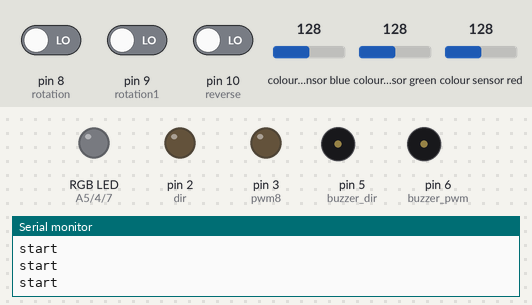
The sketch below on a simulated Arduino Uno, built with avr-gcc and run on an emulated ATmega328P. On the bench: an RGB LED mixed from three pins (HIGH = lit), output pins drawn as LEDs (lit = HIGH), buzzer (waves = sounding, pin HIGH), the last lines printed to the serial monitor. Wiring (inferred from the names in the program): TCS3200 colour sensor: output A4; S2 A3; S3 A2; S0 A1; S1 A0. Inputs (shaded band) come from the test bench; at power-on: colour sensor red 128, pin 8 (rotation) LOW, pin 10 (reverse) LOW, pin 9 (rotation1) LOW, colour sensor blue 128, colour sensor green 128. Dim RGB values are drawn brighter than linear; pins used as bus, display or sensor lines are not drawn.

Above: at 1.2 s.
1.3 s: colour sensor red set to 162
2.8 s: colour sensor red set to 170
At 4.0 s:
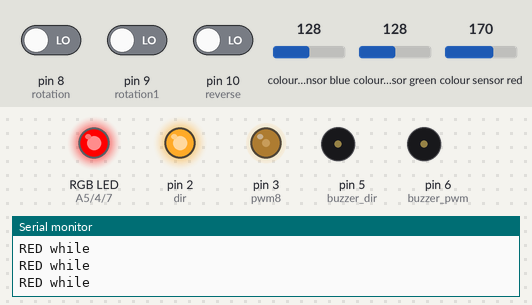
4.3 s: pin 8 (rotation) driven HIGH
At 6.4 s:
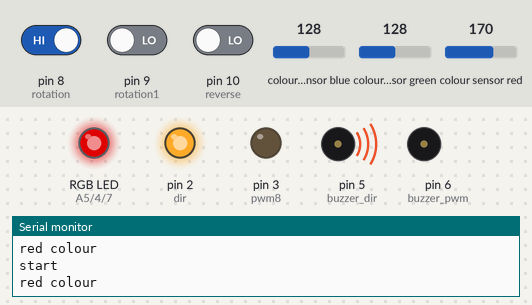
7.3 s: pin 10 (reverse) driven HIGH
At 8.5 s:
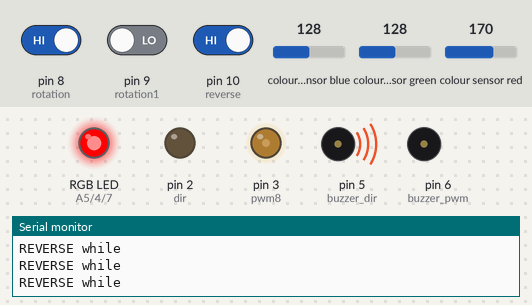
9.3 s: pin 9 (rotation1) driven HIGH
At 9.7 s:
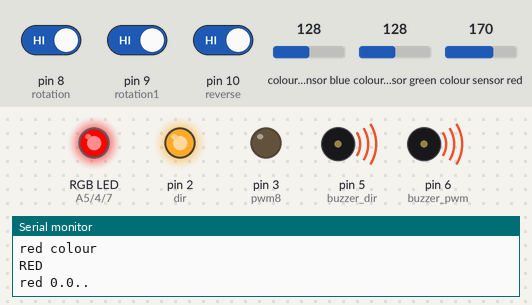
12.3 s: pin 8 (rotation) driven LOW
At 14.3 s:
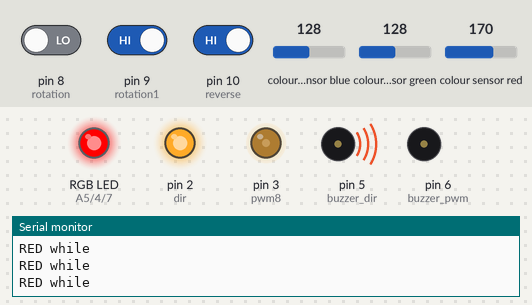
Timing chart, 0 to 15.8 s (numbered marks = the images above; inputs shaded):
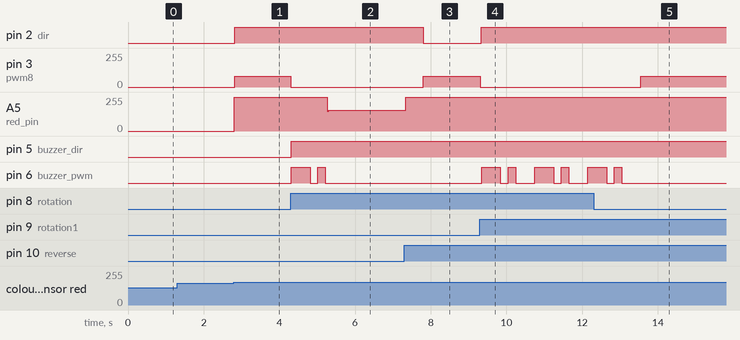

The sketch:

Automatic_uno_merged.ino
```cpp
const byte rotation = 8;
const byte rotation1 = 9;

//const byte button1 = 12;
//const byte button2 = 13;
//const byte digital_2 = 5;
const byte reverse = 10;

unsigned int laser_interrupt_1;
unsigned int laser_interrupt_2;
unsigned int laser_interrupt_3 ;

const int s0 = A1;
const int s1 = A0;
const int s2 = A3;
const int s3 = A2;
const int out = A4;
// values
int red = 0;
int green = 0;
int blue = 0;
const int red_pin = A5;
const int blue_pin = 7;
const int green_pin = 4;

int red_flag = 0;
int blue_flag = 0;
int green_flag = 0;


unsigned int rotationState = 0;
unsigned int rotationState1 = 0;
unsigned int reverse_interrupt = 0;

const byte pwm8 = 3;

const byte dir = 2;

const byte buzzer_pwm = 6;

const byte buzzer_dir = 5;
int buttonState = 0;
int State = 0;
int flag1 = 0;
int flag2 = 0;

//unsigned int digital_stop_2 = 0;

void setup()
{
  pinMode(rotation, INPUT);;
  //  pinMode(button1, OUTPUT);
  //  pinMode(button2, OUTPUT);

  pinMode(pwm8, OUTPUT);
  pinMode(dir, OUTPUT);
  analogWrite(pwm8, 0);
  Serial.begin(9600);


  pinMode(buzzer_pwm, OUTPUT);
  pinMode(buzzer_dir, OUTPUT);


  pinMode(reverse, INPUT);


  pinMode(A5, OUTPUT);
  pinMode(7, OUTPUT);
  pinMode(4, OUTPUT);

  pinMode(s0, OUTPUT);
  pinMode(s1, OUTPUT);
  pinMode(s2, OUTPUT);
  pinMode(s3, OUTPUT);
  pinMode(out, INPUT);

  digitalWrite(s0, HIGH);
  digitalWrite(s1, HIGH);
}

void loop()
{

  digitalWrite(red_pin , LOW);
  digitalWrite(blue_pin , LOW);
  digitalWrite(green_pin , LOW);


  Serial.println("start");
  analogWrite(pwm8, 0);

  rotationState = digitalRead(rotation);


  color();

 if (3 < blue < 6 && 7 < green < 9 && red == 0)
  {
    digitalWrite(red_pin , HIGH);
    Serial.println("red colour");
    red_flag = 1;
  }

  if (green == 1 && blue == 2 && red == 3)
  {
    digitalWrite(green_pin , HIGH);
    Serial.println("green colour");
    green_flag = 1;

  }

  if ( green == 1 && red == 4 && blue == 0)
  {
    digitalWrite(blue_pin , HIGH);
    Serial.println("blue colour");
    blue_flag = 1;
  }

  laser_interrupt_3 = red_flag;
  laser_interrupt_2 = blue_flag;
  laser_interrupt_1 = green_flag;
  reverse_interrupt = digitalRead(reverse);

  if ((laser_interrupt_3 == 1) && (flag1 == 0))
  {
    digitalWrite(red_pin, HIGH);
    Serial.println("RED");
    analogWrite(pwm8, 80);
    digitalWrite(dir, HIGH);
    rotationState = digitalRead(rotation);
    rotationState1 = digitalRead(rotation1);

    while (rotationState == 0)
    {
      digitalWrite(red_pin, HIGH);
      Serial.println("RED while");
      analogWrite(pwm8, 80);
      digitalWrite(dir, HIGH);
      rotationState = digitalRead(rotation);
      rotationState1 = digitalRead(rotation1);
    }
    if (rotationState == 1)
    {
      //      digitalWrite(blue_pin, HIGH);
      //      Serial.println("BLUE while1");
      //      analogWrite(pwm8, 140);
      //      digitalWrite(dir, HIGH);
      //      // flag2 = 1;
      rotationState = digitalRead(rotation);
      rotationState1 = digitalRead(rotation1);
      analogWrite(pwm8, 0);
      Serial.println("red 0.0..");
      digitalWrite(dir, HIGH);
      digitalWrite(buzzer_dir, HIGH);
      analogWrite(buzzer_pwm, 255);
      delay(500);
      digitalWrite(buzzer_dir, HIGH);
      analogWrite(buzzer_pwm, 0);
      delay(200);
      digitalWrite(buzzer_dir, HIGH);
      analogWrite(buzzer_pwm, 255);
      delay(200);
      digitalWrite(buzzer_dir, HIGH);
      analogWrite(buzzer_pwm, 0);

    }
    flag2 = 0;
    flag1 = 1;
  }
  if ((laser_interrupt_1 == 1) && (flag1 == 0))
  {
    digitalWrite(green_pin, HIGH);
    Serial.println("GREEN");
    analogWrite(pwm8, 80);
    digitalWrite(dir, HIGH);
    rotationState = digitalRead(rotation);
    rotationState1 = digitalRead(rotation1);

    while (rotationState == 0)
    {
      digitalWrite(green_pin, HIGH);
      Serial.println("GREEN while");
      analogWrite(pwm8, 80);
      digitalWrite(dir, HIGH);
      rotationState = digitalRead(rotation);
      rotationState1 = digitalRead(rotation1);
    }
    if (rotationState == 1)
    {
      //      digitalWrite(blue_pin, HIGH);
      //      Serial.println("BLUE while1");
      //      analogWrite(pwm8, 140);
      //      digitalWrite(dir, HIGH);
      //      // flag2 = 1;
      rotationState = digitalRead(rotation);
      rotationState1 = digitalRead(rotation1);
      analogWrite(pwm8, 0);
      Serial.println("green 0.0..");
      digitalWrite(dir, HIGH);
    }

    flag2 = 0;
    flag1 = 1;
  }


  if ((laser_interrupt_2 == 1) && (flag1 == 0))
  {
    digitalWrite(blue_pin, HIGH);
    Serial.println("BLUE");
    analogWrite(pwm8, 80);
    digitalWrite(dir, HIGH);

    rotationState = digitalRead(rotation);
    rotationState1 = digitalRead(rotation1);
    while (rotationState == 0)
    {
      digitalWrite(blue_pin, HIGH);
      Serial.println("BLUE while");
      analogWrite(pwm8, 80);
      digitalWrite(dir, HIGH);
      // flag2 = 1;
      rotationState = digitalRead(rotation);
      rotationState1 = digitalRead(rotation1);
    }
    if (rotationState == 1)
    {
      //      digitalWrite(blue_pin, HIGH);
      //      Serial.println("BLUE while1");
      //      analogWrite(pwm8, 140);
      //      digitalWrite(dir, HIGH);
      //      // flag2 = 1;
      rotationState = digitalRead(rotation);
      rotationState1 = digitalRead(rotation1);
      analogWrite(pwm8, 0);
      Serial.println("blue 0.0..");
      digitalWrite(dir, HIGH);
    }
    flag2 = 0;
    flag1 = 1;

  }

  if ((reverse_interrupt == 1) && (flag2 == 0))
  {
    delay(500);
    Serial.println("REVERSE");
    analogWrite(pwm8, 80);
    digitalWrite(dir, LOW);

    rotationState1 = digitalRead(rotation1);
    rotationState = digitalRead(rotation);
    while (rotationState1 == 0)
    {
      Serial.println("REVERSE while");
      analogWrite(pwm8, 80);
      digitalWrite(dir, LOW);
      // flag2 = 1;
      rotationState1 = digitalRead(rotation1);
      rotationState = digitalRead(rotation);
    }
    if (rotationState1 == 1)
    {
      analogWrite(pwm8, 0);

      rotationState1 = digitalRead(rotation1);
      rotationState = digitalRead(rotation);
    }

    analogWrite(pwm8, 0);
    digitalWrite(dir, LOW);

    flag2 = 1;
    flag1 = 0;
  }
  else
  {
    digitalWrite(red_pin , LOW);
    digitalWrite(blue_pin , LOW);
    digitalWrite(green_pin , LOW);
    red_flag = 0;
    blue_flag = 0;
    green_flag = 0;
  }
}

void color()
{
  digitalWrite(s2, LOW);
  digitalWrite(s3, LOW);
  red = pulseIn(out, digitalRead(out) == HIGH ? LOW : HIGH);
  digitalWrite(s3, HIGH);
  blue = pulseIn(out, digitalRead(out) == HIGH ? LOW : HIGH);
  digitalWrite(s2, HIGH);
  green = pulseIn(out, digitalRead(out) == HIGH ? LOW : HIGH);

  green = map(green, 0, 32767, 0, 1024);
  red = map(red, 0, 32767, 0, 1024);
  blue = map(blue, 0, 32767, 0, 1024);
}
```

Measured:
- the behaviour switches between 166 and 167 on colour sensor red (found by bisection; images 0 and 1)
- after the input at 2.8 s, pin 2 (dir): LOW → HIGH at once; pin 3 (pwm8): 0/255 → 80/255 at once; A5 (red_pin): 0/255 → 255/255 at once
- after the input at 4.3 s, pin 3 (pwm8): 80/255 → 0/255 at once; A5 (red_pin): 255/255 → 157/255 after 0.96 s; pin 5 (buzzer_dir): LOW → HIGH at once; pin 6 (buzzer_pwm): LOW → HIGH at once, → LOW 0.50 s later, → HIGH 0.20 s later, → LOW 0.20 s later
- after the input at 7.3 s, pin 2 (dir): HIGH → LOW after 0.50 s; pin 3 (pwm8): 0/255 → 80/255 after 0.50 s; A5 (red_pin): 157/255 → 255/255 at once
- after the input at 9.3 s, pin 2 (dir): LOW → HIGH at once; pin 3 (pwm8): 80/255 → 0/255 at once; pin 6 (buzzer_pwm): LOW → HIGH at once, → LOW 0.50 s later, → HIGH 0.20 s later, → LOW 0.20 s later, … (9 changes in this stretch)
- after the input at 12.3 s, pin 3 (pwm8): 0/255 → 80/255 after 1.2 s; pin 6 (buzzer_pwm): goes on until 13.0 s, then stays LOW
